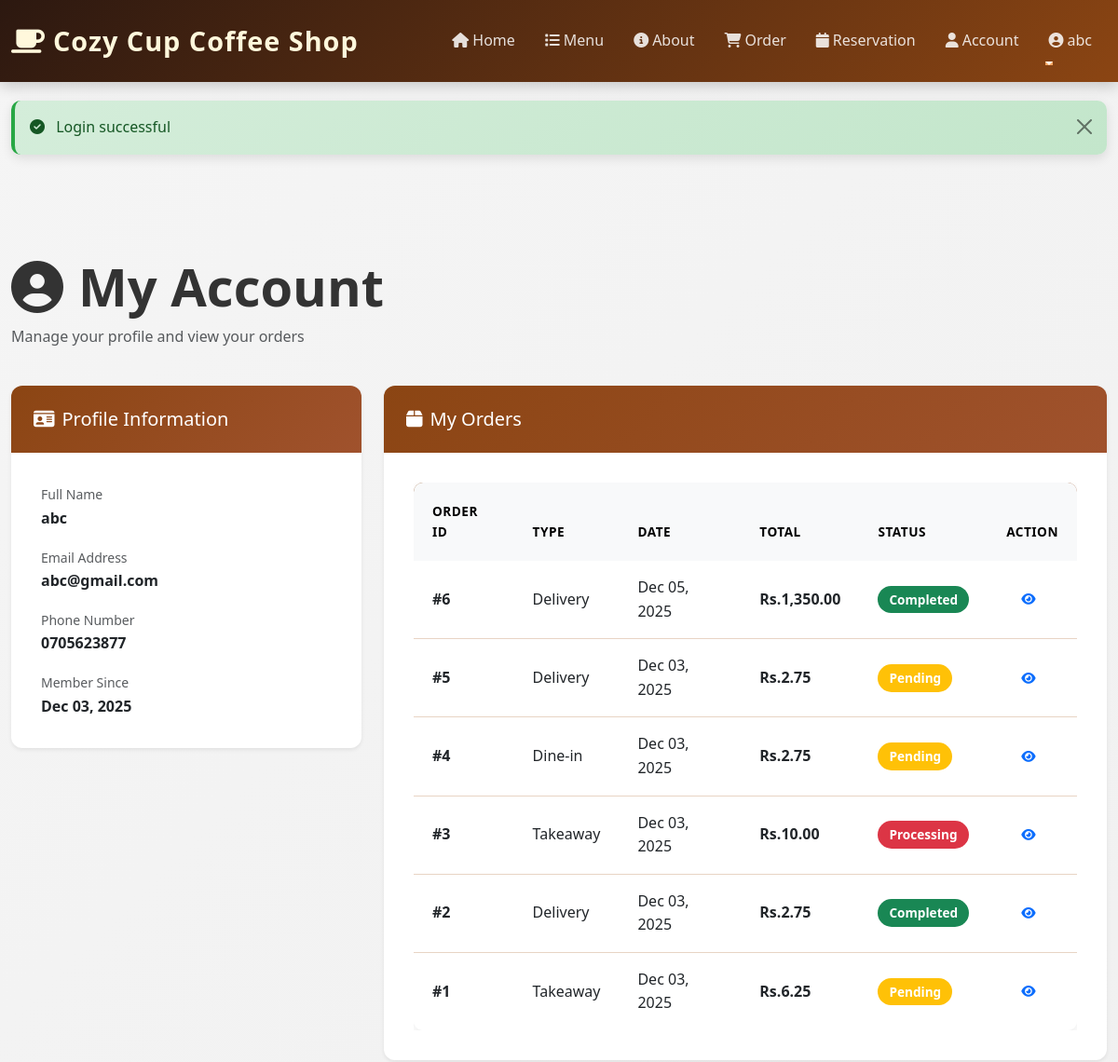
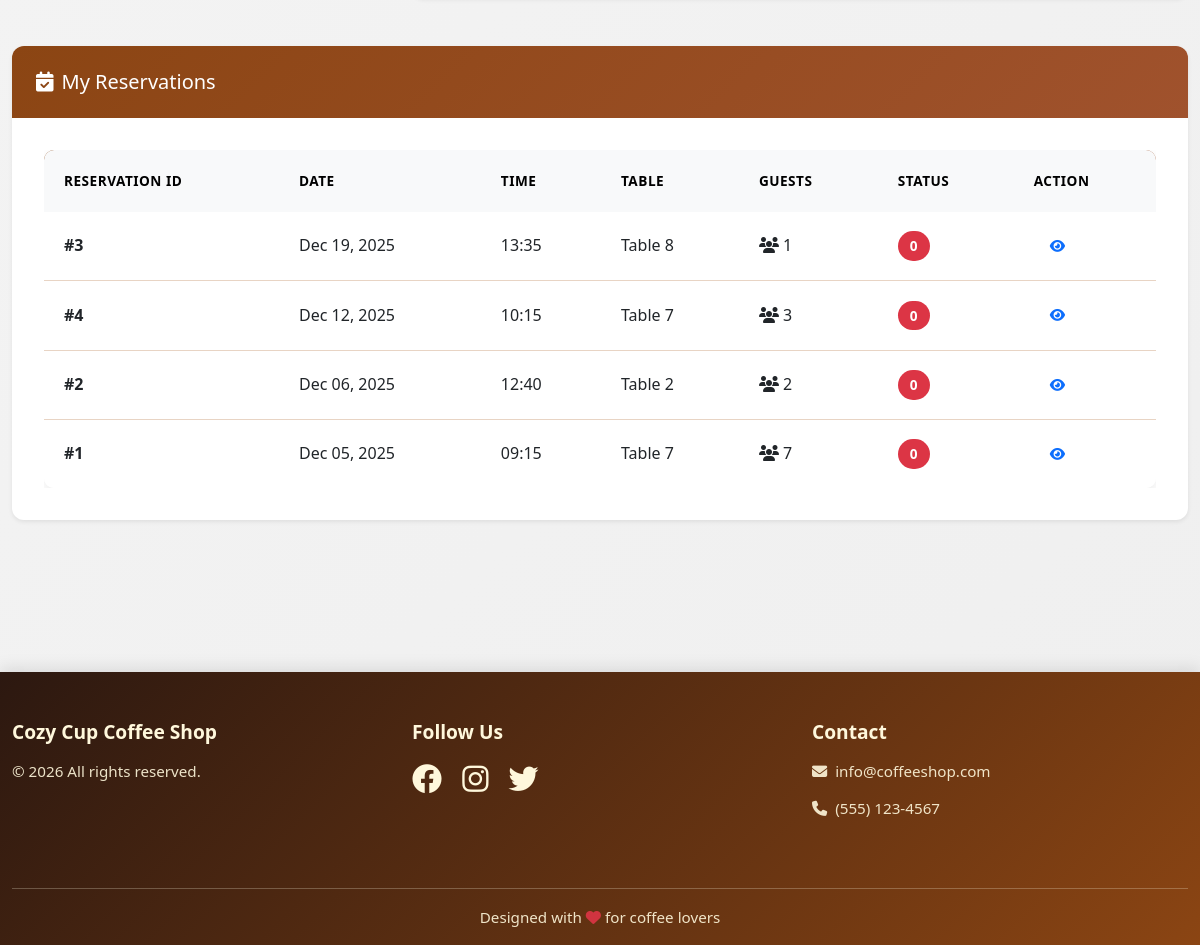
Page /public/index.php?page=account (signed in) on the committed database (2 pictures, top to bottom).
### tables this page shows
CREATE TABLE `customers` (
  `id` int NOT NULL AUTO_INCREMENT,
  `email` varchar(191) NOT NULL,
  `password_hash` varchar(255) NOT NULL,
  `full_name` varchar(255) NOT NULL,
  `phone` varchar(20) NOT NULL,
  `created_at` timestamp NULL DEFAULT CURRENT_TIMESTAMP,
  `updated_at` timestamp NULL DEFAULT CURRENT_TIMESTAMP ON UPDATE CURRENT_TIMESTAMP,
  PRIMARY KEY (`id`),
  UNIQUE KEY `email` (`email`)
);

CREATE TABLE `orders` (
  `id` int NOT NULL AUTO_INCREMENT,
  `customer_id` int NOT NULL,
  `order_type` varchar(50) NOT NULL,
  `status` varchar(50) DEFAULT 'Pending',
  `total_price` decimal(10,2) NOT NULL,
  `delivery_address` text,
  `table_id` int DEFAULT NULL,
  `created_at` timestamp NULL DEFAULT CURRENT_TIMESTAMP,
  `updated_at` timestamp NULL DEFAULT CURRENT_TIMESTAMP ON UPDATE CURRENT_TIMESTAMP,
  PRIMARY KEY (`id`)
);

CREATE TABLE `reservations` (
  `id` int NOT NULL AUTO_INCREMENT,
  `customer_id` int NOT NULL,
  `table_id` int NOT NULL,
  `reservation_date` date NOT NULL,
  `reservation_time` time NOT NULL,
  `number_of_guests` int NOT NULL,
  `status` varchar(50) DEFAULT 'Pending',
  `created_at` timestamp NULL DEFAULT CURRENT_TIMESTAMP,
  `updated_at` timestamp NULL DEFAULT CURRENT_TIMESTAMP ON UPDATE CURRENT_TIMESTAMP,
  PRIMARY KEY (`id`)
);

CREATE TABLE `tables` (
  `id` int NOT NULL AUTO_INCREMENT,
  `table_number` int NOT NULL,
  `capacity` int NOT NULL,
  `is_available` tinyint(1) DEFAULT 1,
  `created_at` timestamp NULL DEFAULT CURRENT_TIMESTAMP,
  PRIMARY KEY (`id`),
  UNIQUE KEY `table_number` (`table_number`)
);

### app/controllers/BaseController.php (called while the page is built, shortened)
<?php
class BaseController {
    public function __construct() {
        require_once __DIR__ . '/../models/Database.php';
    }
    protected function render($view, $data = []) {
        extract($data);
        require __DIR__ . '/../views/' . $view . '.php';
    }
}
?>

### app/controllers/AccountController.php (called while the page is built, shortened)
<?php
require_once __DIR__ . '/BaseController.php';
require_once __DIR__ . '/../models/User.php';
require_once __DIR__ . '/../models/Order.php';
require_once __DIR__ . '/../models/Reservation.php';
class AccountController extends BaseController {
    public function showAccount() {
        $user = new User();
        $profile = $user->getProfile(SessionHelper::getUserId());
        $order = new Order();
        $orders = $order->getByCustomer(SessionHelper::getUserId());
        $reservation = new Reservation();
        $reservations = $reservation->getByCustomer(SessionHelper::getUserId());
        $this->render('customer/account', [
            'profile' => $profile,
            'orders' => $orders,
            'reservations' => $reservations
        ]);
    }
}
?>

### helpers/SessionHelper.php (called while the page is built, shortened)
<?php
class SessionHelper {
    public static function get($key, $default = null) {
        return isset($_SESSION[$key]) ? $_SESSION[$key] : $default;
    }
    public static function getUserId() {
        return self::get('user_id');
    }
}
?>

### app/models/User.php (called while the page is built, shortened)
<?php
require_once __DIR__ . '/Database.php';
class User {
    private $db;
    public function __construct() {
        $this->db = new Database();
    }
    public function getProfile($customer_id) {
        $stmt = $this->db->prepare("SELECT id, email, full_name, phone, created_at FROM customers WHERE id = ?");
        $stmt->bind_param("i", $customer_id);
        $stmt->execute();
        $result = $stmt->get_result();
        return $result->fetch_assoc();
    }
}
?>

### app/models/Database.php (called while the page is built, shortened)
<?php
class Database {
    private $conn;
    public function __construct() {
        global $conn;
        $this->conn = $conn;
    }
    public function prepare($sql) {
        return $this->conn->prepare($sql);
    }
}
?>

### helpers/SecurityHelper.php (called while the page is built, shortened)
<?php
class SecurityHelper {
    public static function escapeOutput($output) {
        return htmlspecialchars($output, ENT_QUOTES, 'UTF-8');
    }
}
?>

### app/models/Order.php (called while the page is built, shortened)
<?php
require_once __DIR__ . '/Database.php';
class Order {
    private $db;
    public function __construct() {
        $this->db = new Database();
    }
    public function getByCustomer($customer_id) {
        $stmt = $this->db->prepare("SELECT * FROM orders WHERE customer_id = ? ORDER BY created_at DESC");
        $stmt->bind_param("i", $customer_id);
        $stmt->execute();
        $result = $stmt->get_result();
        return $result->fetch_all(MYSQLI_ASSOC);
    }
}
?>

### app/models/Reservation.php (called while the page is built, shortened)
<?php
require_once __DIR__ . '/Database.php';
class Reservation {
    private $db;
    public function __construct() {
        $this->db = new Database();
    }
    public function getByCustomer($customer_id) {
        $stmt = $this->db->prepare("SELECT r.*, t.table_number FROM reservations r JOIN tables t ON r.table_id = t.id WHERE r.customer_id = ? ORDER BY r.reservation_date DESC");
        $stmt->bind_param("i", $customer_id);
        $stmt->execute();
        $result = $stmt->get_result();
        return $result->fetch_all(MYSQLI_ASSOC);
    }
}
?>

### app/views/customer/account.php (the view)
<?php include __DIR__ . '/../layouts/header.php'; ?>
<div class="container py-5">
    <div class="row mb-4">
        <div class="col-12">
            <h1 class="display-4 fw-bold mb-2">
                <i class="fas fa-user-circle me-3"></i>My Account
            </h1>
            <p class="text-muted">Manage your profile and view your orders</p>
        </div>
    </div>
    <div class="row mb-5">
        <div class="col-lg-4">
            <div class="card border-0 shadow-sm">
                <div class="card-header bg-primary text-white">
                    <h5 class="mb-0"><i class="fas fa-id-card me-2"></i>Profile Information</h5>
                </div>
                <div class="card-body">
                    <div class="mb-3">
                        <small class="text-muted">Full Name</small>
                        <p class="mb-0"><strong><?php echo SecurityHelper::escapeOutput($profile['full_name']); ?></strong></p>
                    </div>
                    <div class="mb-3">
                        <small class="text-muted">Email Address</small>
                        <p class="mb-0"><strong><?php echo SecurityHelper::escapeOutput($profile['email']); ?></strong></p>
                    </div>
                    <div class="mb-3">
                        <small class="text-muted">Phone Number</small>
                        <p class="mb-0"><strong><?php echo SecurityHelper::escapeOutput($profile['phone']); ?></strong></p>
                    </div>
                    <div class="mb-0">
                        <small class="text-muted">Member Since</small>
                        <p class="mb-0"><strong><?php echo date('M d, Y', strtotime($profile['created_at'])); ?></strong></p>
                    </div>
                </div>
            </div>
        </div>
        <div class="col-lg-8">
            <div class="card border-0 shadow-sm">
                <div class="card-header bg-success text-white">
                    <h5 class="mb-0"><i class="fas fa-box me-2"></i>My Orders</h5>
                </div>
                <div class="card-body">
                    <?php if (empty($orders)): ?>
                        <div class="empty-state">
                            <i class="fas fa-inbox"></i>
                            <h6 class="mt-3">No Orders Yet</h6>
                            <p class="text-muted small">You haven't placed any orders yet.</p>
                            <a href="<?php echo SITE_URL; ?>/public/index.php?page=menu" class="btn btn-sm btn-primary">
                                <i class="fas fa-shopping-cart me-1"></i>Start Ordering
                            </a>
                        </div>
                    <?php else: ?>
                        <div class="table-responsive">
                            <table class="table table-hover mb-0">
                                <thead class="table-light">
                                    <tr>
                                        <th>Order ID</th>
                                        <th>Type</th>
                                        <th>Date</th>
                                        <th>Total</th>
                                        <th>Status</th>
                                        <th>Action</th>
                                    </tr>
                                </thead>
                                <tbody>
                                    <?php foreach ($orders as $order): ?>
                                        <tr>
                                            <td><strong>#<?php echo $order['id']; ?></strong></td>
                                            <td><?php echo SecurityHelper::escapeOutput($order['order_type']); ?></td>
                                            <td><?php echo date('M d, Y', strtotime($order['created_at'])); ?></td>
                                            <td><strong>Rs.<?php echo number_format($order['total_price'], 2); ?></strong></td>
                                            <td>
                                                <span class="badge bg-<?php echo $order['status'] === 'Completed' ? 'success' : ($order['status'] === 'Pending' ? 'warning' : 'danger'); ?>">
                                                    <?php echo SecurityHelper::escapeOutput($order['status']); ?>
                                                </span>
                                            </td>
                                            <td>
                                                <a href="<?php echo SITE_URL; ?>/public/index.php?page=order-details&id=<?php echo $order['id']; ?>" class="btn btn-sm btn-outline-primary">
                                                    <i class="fas fa-eye"></i>
                                                </a>
                                            </td>
                                        </tr>
                                    <?php endforeach; ?>
                                </tbody>
                            </table>
                        </div>
                    <?php endif; ?>
                </div>
            </div>
        </div>
    </div>
    <div class="row">
        <div class="col-12">
            <div class="card border-0 shadow-sm">
                <div class="card-header bg-info text-white">
                    <h5 class="mb-0"><i class="fas fa-calendar-check me-2"></i>My Reservations</h5>
                </div>
                <div class="card-body">
                    <?php if (empty($reservations)): ?>
                        <div class="empty-state">
                            <i class="fas fa-calendar"></i>
                            <h6 class="mt-3">No Reservations Yet</h6>
                            <p class="text-muted small">You haven't made any reservations yet.</p>
                            <a href="<?php echo SITE_URL; ?>/public/index.php?page=reservations" class="btn btn-sm btn-primary">
                                <i class="fas fa-calendar-plus me-1"></i>Make a Reservation
                            </a>
                        </div>
                    <?php else: ?>
                        <div class="table-responsive">
                            <table class="table table-hover mb-0">
                                <thead class="table-light">
                                    <tr>
                                        <th>Reservation ID</th>
                                        <th>Date</th>
                                        <th>Time</th>
                                        <th>Table</th>
                                        <th>Guests</th>
                                        <th>Status</th>
                                        <th>Action</th>
                                    </tr>
                                </thead>
                                <tbody>
                                    <?php foreach ($reservations as $reservation): ?>
                                        <tr>
                                            <td><strong>#<?php echo $reservation['id']; ?></strong></td>
                                            <td><?php echo date('M d, Y', strtotime($reservation['reservation_date'])); ?></td>
                                            <td><?php echo date('H:i', strtotime($reservation['reservation_time'])); ?></td>
                                            <td>Table <?php echo $reservation['table_number']; ?></td>
                                            <td><i class="fas fa-users me-1"></i><?php echo $reservation['number_of_guests']; ?></td>
                                            <td>
                                                <span class="badge bg-<?php echo $reservation['status'] === 'Accepted' ? 'success' : ($reservation['status'] === 'Pending' ? 'warning' : 'danger'); ?>">
                                                    <?php echo SecurityHelper::escapeOutput($reservation['status']); ?>
                                                </span>
                                            </td>
                                            <td>
                                                <a href="<?php echo SITE_URL; ?>/public/index.php?page=reservation-details&id=<?php echo $reservation['id']; ?>" class="btn btn-sm btn-outline-primary">
                                                    <i class="fas fa-eye"></i>
                                                </a>
                                            </td>
                                        </tr>
                                    <?php endforeach; ?>
                                </tbody>
                            </table>
                        </div>
                    <?php endif; ?>
                </div>
            </div>
        </div>
    </div>
</div>
<?php include __DIR__ . '/../layouts/footer.php'; ?>

### public/css/modern.css (style rules this page uses)
:root { --primary-color: #8B4513; --primary-dark: #6B3410; --primary-light: #A0522D; --secondary-color: #D2691E; --accent-color: #F4A460; --light-color: #FFF8DC; --dark-color: #2C1810; --text-color: #333; --border-color: #E8D4C4; --success-color: #28a745; --danger-color: #dc3545; --warning-color: #ffc107; --info-color: #17a2b8; }
* { margin: 0; padding: 0; box-sizing: border-box; }
html, body { height: 100%; }
body { font-family: 'Segoe UI', Tahoma, Geneva, Verdana, sans-serif; background: linear-gradient(135deg, #f5f5f5 0%, #efefef 100%); color: var(--text-color); line-height: 1.6; }
.container { max-width: 1200px; }
.card { border: none; border-radius: 12px; box-shadow: 0 4px 15px rgba(0, 0, 0, 0.08); transition: all 0.3s ease; overflow: hidden; }
.card-header { background: linear-gradient(135deg, var(--primary-color) 0%, var(--primary-light) 100%); color: white; border: none; padding: 1.5rem; font-weight: 600; }
.card-body { padding: 2rem; }
.btn { border-radius: 8px; font-weight: 600; padding: 0.75rem 1.5rem; transition: all 0.3s ease; border: none; text-transform: uppercase; letter-spacing: 0.5px; font-size: 0.95rem; }
.btn-sm { padding: 0.5rem 1rem; font-size: 0.85rem; }
.table { border-collapse: collapse; background: white; border-radius: 10px; overflow: hidden; box-shadow: 0 4px 12px rgba(0, 0, 0, 0.08); }
.table thead { background: linear-gradient(135deg, var(--primary-color) 0%, var(--primary-light) 100%); color: white; }
.table thead th { border: none; padding: 1.25rem; font-weight: 600; text-transform: uppercase; font-size: 0.85rem; letter-spacing: 0.5px; }
.table tbody td { padding: 1rem 1.25rem; border-bottom: 1px solid var(--border-color); vertical-align: middle; }
.table tbody tr:last-child td { border-bottom: none; }
.bg-primary { background: linear-gradient(135deg, var(--primary-color) 0%, var(--primary-light) 100%) !important; }
html { scroll-behavior: smooth; }
body { animation: pageLoad 0.3s ease; }
.badge { padding: 0.5rem 0.75rem; font-weight: 600; border-radius: 20px; font-size: 0.85rem; }

### rows in the picture
customers: full_name "abc", email "abc@gmail.com", phone "0705623877", created_at "Dec 03, 2025"
orders: id "6", order_type "Delivery", created_at "Dec 05, 2025", total_price "1,350.00", status "Completed"
orders: id "5", order_type "Delivery", created_at "Dec 03, 2025", total_price "2.75", status "Pending"
orders: id "4", order_type "Dine-in", created_at "Dec 03, 2025", total_price "2.75", status "Pending"
orders: id "3", order_type "Takeaway", created_at "Dec 03, 2025", total_price "10.00", status "Processing"
orders: id "2", order_type "Delivery", created_at "Dec 03, 2025", total_price "2.75", status "Completed"
orders: id "1", order_type "Takeaway", created_at "Dec 03, 2025", total_price "6.25", status "Pending"
reservations: id "3", reservation_date "Dec 19, 2025", reservation_time "13:35", table.table_number "8", number_of_guests "1", status "0"
reservations: id "4", reservation_date "Dec 12, 2025", reservation_time "10:15", table.table_number "7", number_of_guests "3", status "0"
reservations: id "2", reservation_date "Dec 06, 2025", reservation_time "12:40", table.table_number "2", number_of_guests "2", status "0"
reservations: id "1", reservation_date "Dec 05, 2025", reservation_time "09:15", table.table_number "7", number_of_guests "7", status "0"

### other values in the picture
SITE_NAME "Cozy Cup Coffee Shop"
SecurityHelper::escapeOutput(SessionHelper::getUserName()) "abc"
SecurityHelper::escapeOutput($flash['message']) "Login successful"
